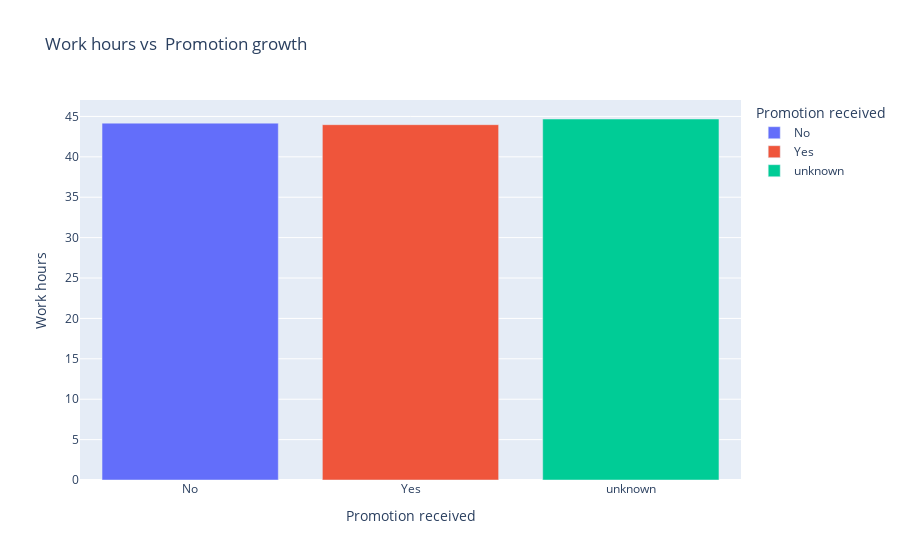

The notebook cell this image was saved under:
### Code cell
fig = px.bar(
    works,
    x='promotion_received',
    y='work_hours_weekly',
    title='Work hours vs  Promotion growth',
    labels={'promotion_received':'Promotion received','work_hours_weekly':'Work hours'},
    color='promotion_received'
)
fig.show()

### Figure 1 — Plotly figure (JSON) as saved in the notebook; plotly's stock layout.template omitted (floating-point values rounded to 4 significant figures)
{"data": [{"hovertemplate": "Promotion received=%{x}<br>Work hours=%{y}<extra></extra>", "legendgroup": "No", "marker": {"color": "#636efa", "pattern": {"shape": ""}}, "name": "No", "orientation": "v", "showlegend": true, "textposition": "auto", "type": "bar", "x": ["No"], "xaxis": "x", "y": [44.17], "yaxis": "y"}, {"hovertemplate": "Promotion received=%{x}<br>Work hours=%{y}<extra></extra>", "legendgroup": "Yes", "marker": {"color": "#EF553B", "pattern": {"shape": ""}}, "name": "Yes", "orientation": "v", "showlegend": true, "textposition": "auto", "type": "bar", "x": ["Yes"], "xaxis": "x", "y": [43.98], "yaxis": "y"}, {"hovertemplate": "Promotion received=%{x}<br>Work hours=%{y}<extra></extra>", "legendgroup": "unknown", "marker": {"color": "#00cc96", "pattern": {"shape": ""}}, "name": "unknown", "orientation": "v", "showlegend": true, "textposition": "auto", "type": "bar", "x": ["unknown"], "xaxis": "x", "y": [44.68], "yaxis": "y"}], "layout": {"barmode": "relative", "legend": {"title": {"text": "Promotion received"}, "tracegroupgap": 0}, "title": {"text": "Work hours vs  Promotion growth"}, "xaxis": {"anchor": "y", "categoryarray": ["No", "Yes", "unknown"], "categoryorder": "array", "domain": [0, 1], "title": {"text": "Promotion received"}}, "yaxis": {"anchor": "x", "domain": [0, 1], "title": {"text": "Work hours"}}}}
